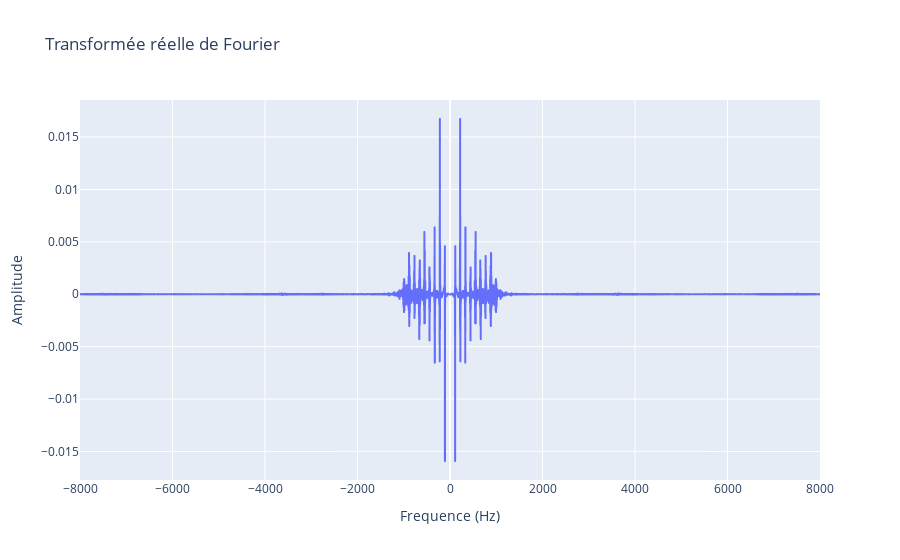
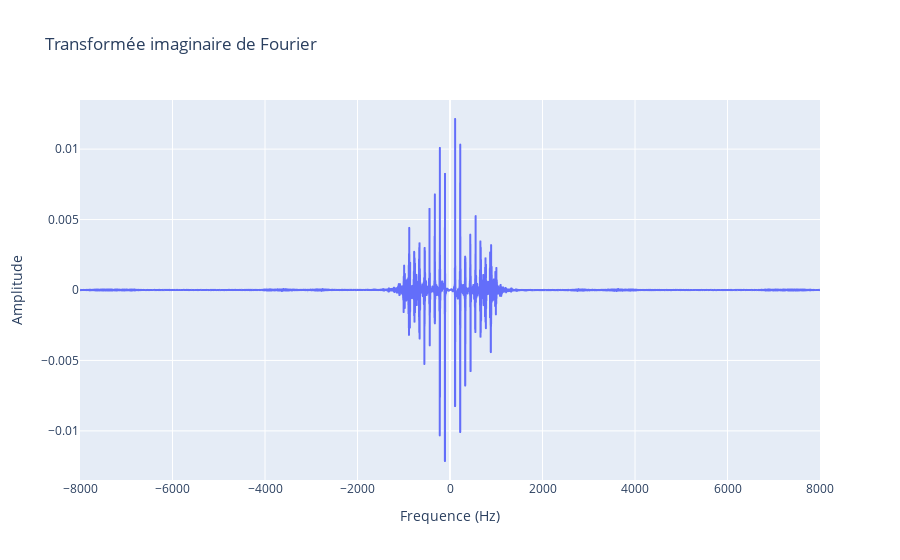

Notebook source saved alongside these figures, in order:
### Code cell
import msicpe.ssl as ssl

X,f = ssl.TransFourier(x,t)
Xr = np.real(X)
Xi = np.imag(X)

#affichage
df = pd.DataFrame({'Frequence':f,'Signal':X})
fig1 = px.line(x=f, y=Xr, title='Transformée réelle de Fourier')
fig1.update_layout(xaxis_title='Frequence (Hz)', yaxis_title='Amplitude')

fig2 = px.line(x=f, y=Xi, title='Transformée imaginaire de Fourier')
fig2.update_layout(xaxis_title='Frequence (Hz)', yaxis_title='Amplitude')

fig1.show()
fig2.show()

### Figure 1 — Plotly figure (JSON) as saved in the notebook; plotly's stock layout.template omitted (floating-point values rounded to 4 significant figures; data arrays with more than 128 entries replaced by an {"elided": "..."} marker saying what was removed)
{"data": [{"hovertemplate": "x=%{x}<br>y=%{y}<extra></extra>", "legendgroup": "", "line": {"color": "#636efa", "dash": "solid"}, "marker": {"symbol": "circle"}, "mode": "lines", "name": "", "showlegend": false, "type": "scattergl", "x": {"elided": "16000 int values"}, "xaxis": "x", "y": {"elided": "16000 float values"}, "yaxis": "y"}], "layout": {"legend": {"tracegroupgap": 0}, "title": {"text": "Transformée réelle de Fourier"}, "xaxis": {"anchor": "y", "domain": [0, 1], "title": {"text": "Frequence (Hz)"}}, "yaxis": {"anchor": "x", "domain": [0, 1], "title": {"text": "Amplitude"}}}}

### Figure 2 — Plotly figure (JSON) as saved in the notebook; plotly's stock layout.template omitted (floating-point values rounded to 4 significant figures; data arrays with more than 128 entries replaced by an {"elided": "..."} marker saying what was removed)
{"data": [{"hovertemplate": "x=%{x}<br>y=%{y}<extra></extra>", "legendgroup": "", "line": {"color": "#636efa", "dash": "solid"}, "marker": {"symbol": "circle"}, "mode": "lines", "name": "", "showlegend": false, "type": "scattergl", "x": {"elided": "16000 int values"}, "xaxis": "x", "y": {"elided": "16000 float values"}, "yaxis": "y"}], "layout": {"legend": {"tracegroupgap": 0}, "title": {"text": "Transformée imaginaire de Fourier"}, "xaxis": {"anchor": "y", "domain": [0, 1], "title": {"text": "Frequence (Hz)"}}, "yaxis": {"anchor": "x", "domain": [0, 1], "title": {"text": "Amplitude"}}}}
